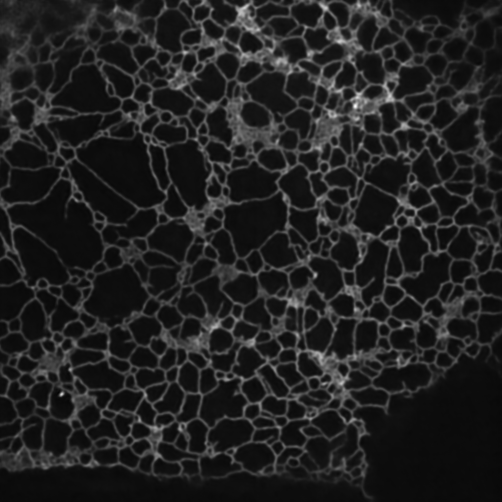
#> input picture data/raw/biosr_er_rcan_prediction.tif, 1004 x 1004 px, given in place of field104_brightfield.tif, which was not available (shown at 1/2 size)
$ python norm_inputs.py ../../data/raw/biosr_er_rcan_prediction.tif 5
#> lines starting #> are read from the running program, lines starting #| are printed output that depends on the picture; pictures that were not available may be replaced by others from this repository, and a replacement may not be noted
"""User-chosen normalisations for the brightfield field (each written as float32 0-1; Cellpose-SAM then runs with its own
normalisation switched off, so the chosen normalisation is the one the model sees).
Usage: python norm_inputs.py [--field N]   (default field 104 -> panels/; other fields -> panels/fieldN/)"""
import sys
from pathlib import Path

import numpy as np
import tifffile
from skimage import exposure

from common.paths import RAW as U
FIELD = int(sys.argv[2]) if sys.argv[1:2] == ["--field"] else 104
OUT = Path("panels") if FIELD == 104 else Path("panels") / f"field{FIELD}"
OUT.mkdir(exist_ok=True)
bf = tifffile.imread(U + f"field{FIELD}_brightfield.tif").astype(np.float64)
#> bf: shape (1004, 1004) float64; min 0, max 255, mean 33.3
if bf.max() <= bf.min():
    raise ValueError("constant image: min-max normalisation undefined")
mm = (bf - bf.min()) / (bf.max() - bf.min())
tifffile.imwrite(OUT / "in_minmax.tif", mm.astype(np.float32))
tifffile.imwrite(OUT / "in_histeq.tif", exposure.equalize_hist(bf, nbins=4096).astype(np.float32))
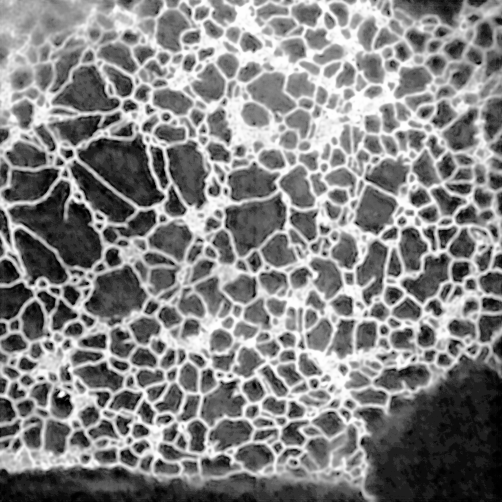
#> saved as in_histeq.tif: shape (1004, 1004) float32 (shown at 1/2 size); min 9.92e-07, max 1, mean 0.513
tifffile.imwrite(OUT / "in_clahe.tif", exposure.equalize_adapthist(mm, clip_limit=0.01).astype(np.float32))   # skimage defaults
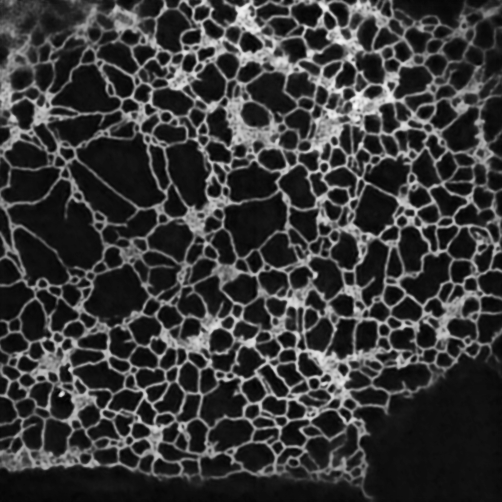
#> saved as in_clahe.tif: shape (1004, 1004) float32 (shown at 1/2 size); min 0, max 1, mean 0.223
print("ok", bf.min(), bf.max())
#| ok 0.0 255.0

$ run again, on data/raw/care_denoising_acquired.tif
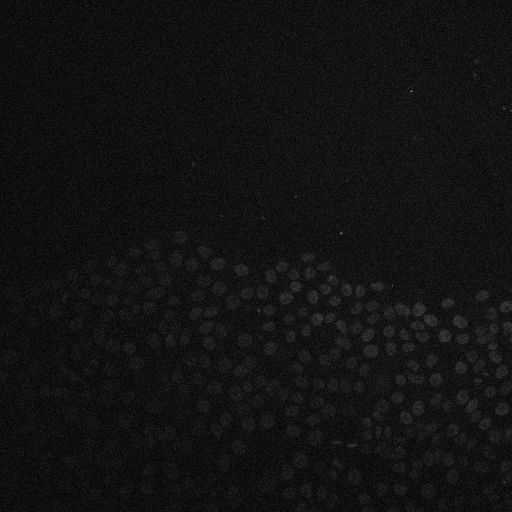
#> input picture data/raw/care_denoising_acquired.tif, 1024 x 1024 px, given in place of field104_brightfield.tif, which was not available (shown at 1/2 size)
#> `tifffile.imwrite(OUT / "in_histeq.tif", exposure.equalize_hist(bf, nbi..`:
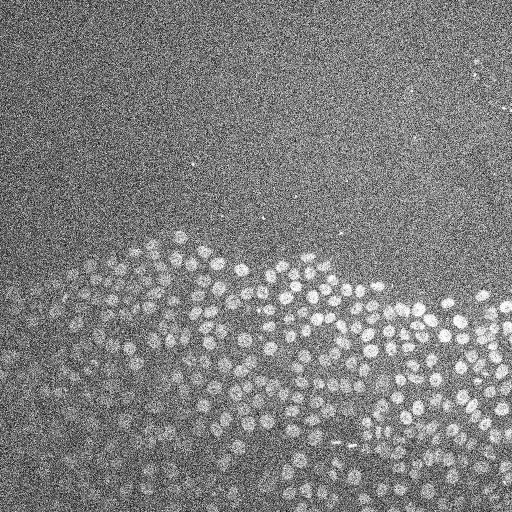
#> saved as in_histeq.tif: shape (1024, 1024) float32 (shown at 1/2 size); min 0.000563, max 1, mean 0.501
#> `tifffile.imwrite(OUT / "in_clahe.tif", exposure.equalize_adapthist(mm,..`:
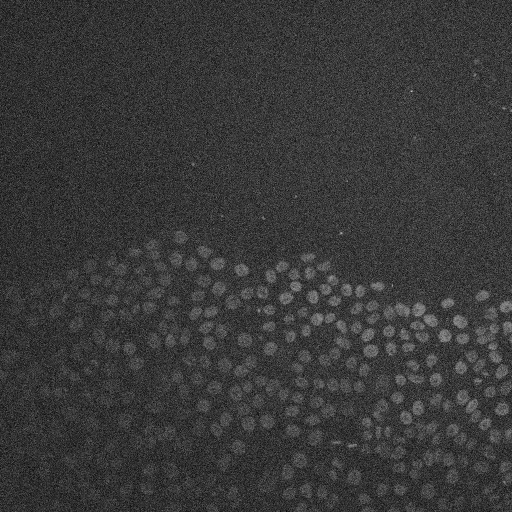
#> saved as in_clahe.tif: shape (1024, 1024) float32 (shown at 1/2 size); min 0, max 1, mean 0.225
#| ok 0.0 6573.0

$ run again, on data/raw/care_denoising_highsnr_reference.tif
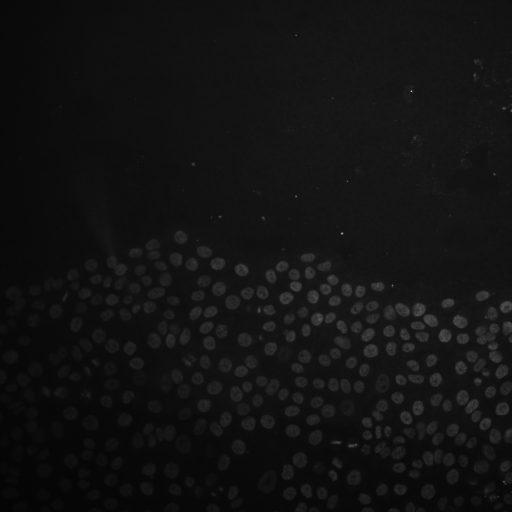
#> input picture data/raw/care_denoising_highsnr_reference.tif, 1024 x 1024 px, given in place of field104_brightfield.tif, which was not available (shown at 1/2 size)
#> `tifffile.imwrite(OUT / "in_histeq.tif", exposure.equalize_hist(bf, nbi..`:
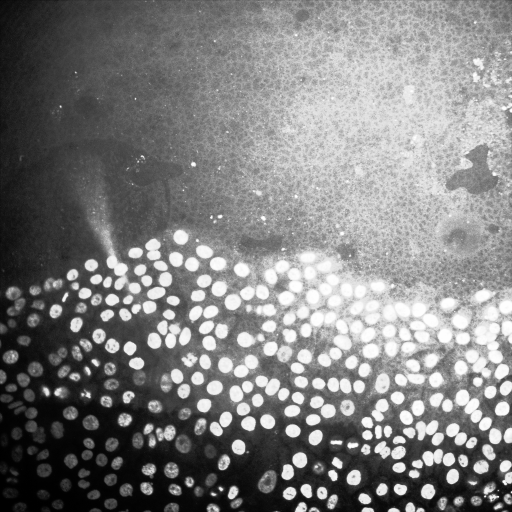
#> saved as in_histeq.tif: shape (1024, 1024) float32 (shown at 1/2 size); min 2.86e-06, max 1, mean 0.502
#> `tifffile.imwrite(OUT / "in_clahe.tif", exposure.equalize_adapthist(mm,..`:
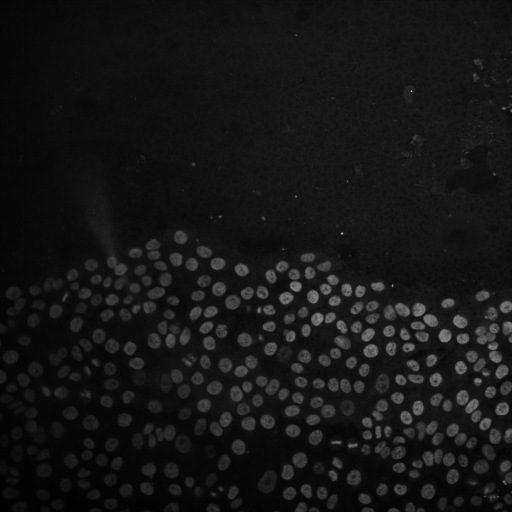
#> saved as in_clahe.tif: shape (1024, 1024) float32 (shown at 1/2 size); min 0, max 1, mean 0.0862
#| ok 1189.0 65535.0
